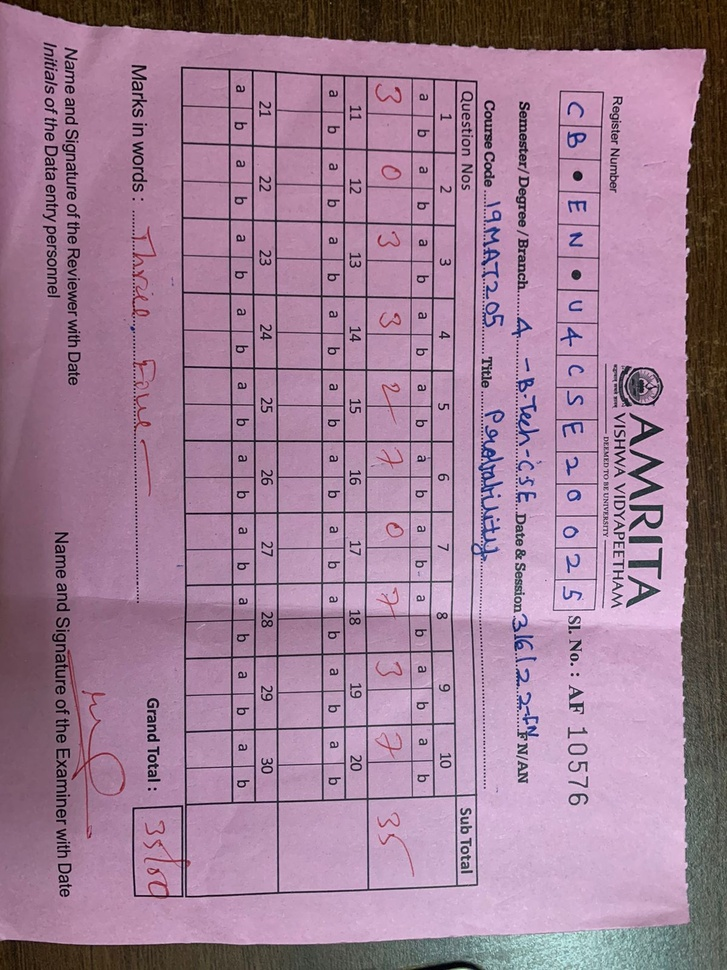
#> input picture Image1.jpg, 727 x 970 px, shrunk from 1200 x 1600 before the run, found by its file name
$ python 'Erosion and dialation.py'
#> lines starting #> are read from the running program, lines starting #| are printed output that depends on the picture; after the words box and inside, x2 and y2 are one past the last pixel; in counts of white or black regions, pixels touching at a corner belong together
import cv2
import numpy as np

image1 = cv2.imread('D:\DHARUN\STUDY\SEM 5\Digital Image Processing\Project\Image1.jpg')
#> image1 is the input picture: shape (970, 727, 3); mean B, G, R 149.7, 126, 160.1

img=cv2.cvtColor(image1, cv2.COLOR_BGR2GRAY)
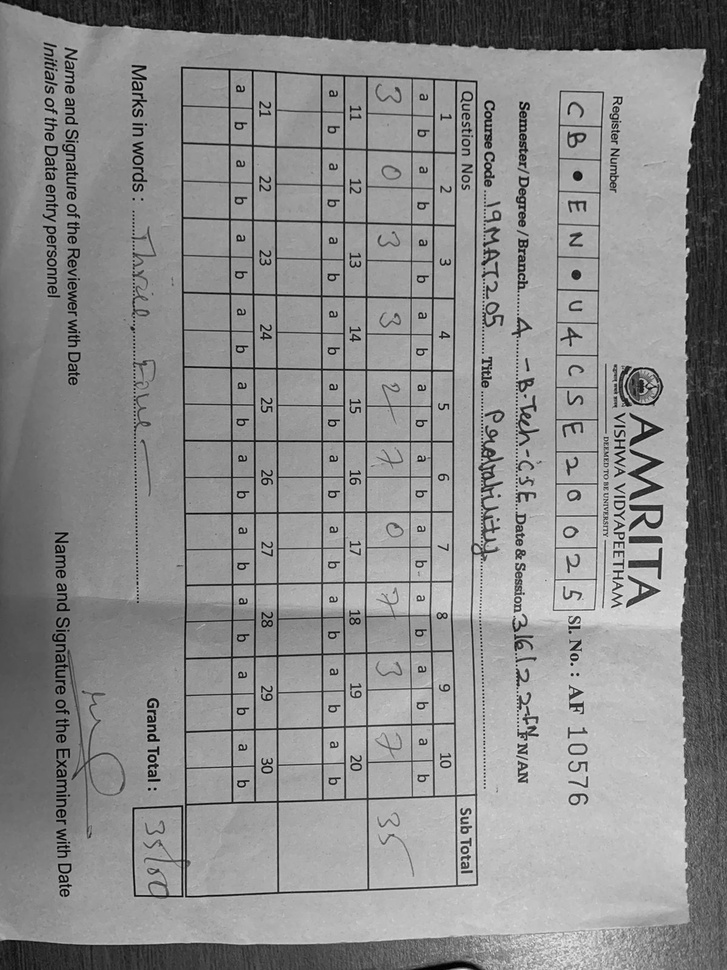
#> img: shape (970, 727); min 0, max 239, mean 138.9
ath1 = cv2.adaptiveThreshold(img,255,cv2.ADAPTIVE_THRESH_MEAN_C,cv2.THRESH_BINARY,11,3)
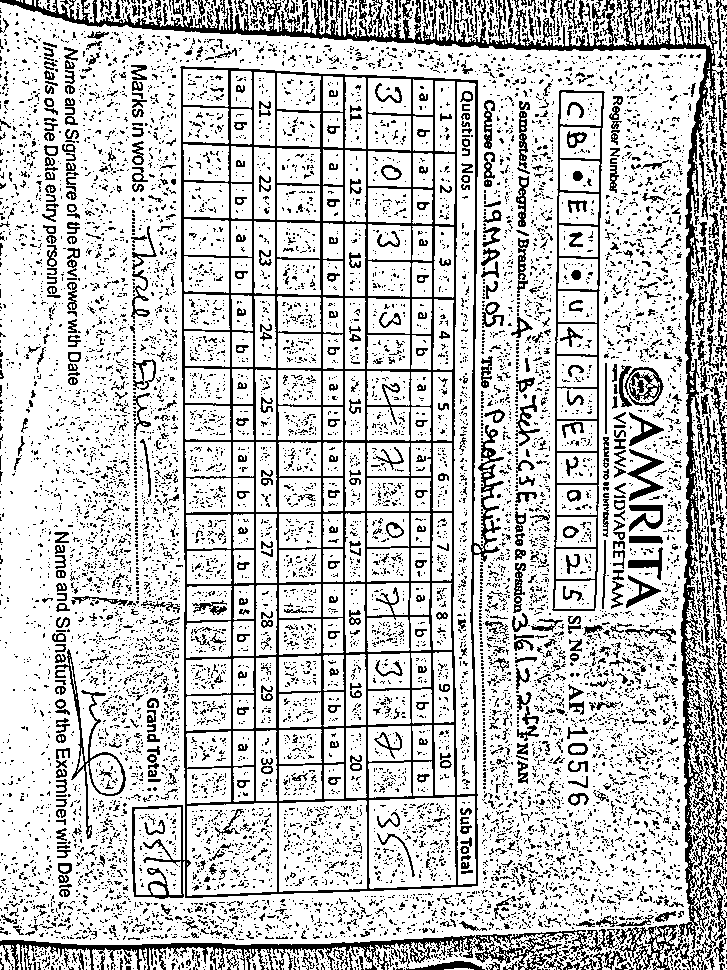
#> ath1: shape (970, 727); 77.5% white; black in thin lines or dots
img_erosion = cv2.erode(ath1, (1,1), iterations=1)
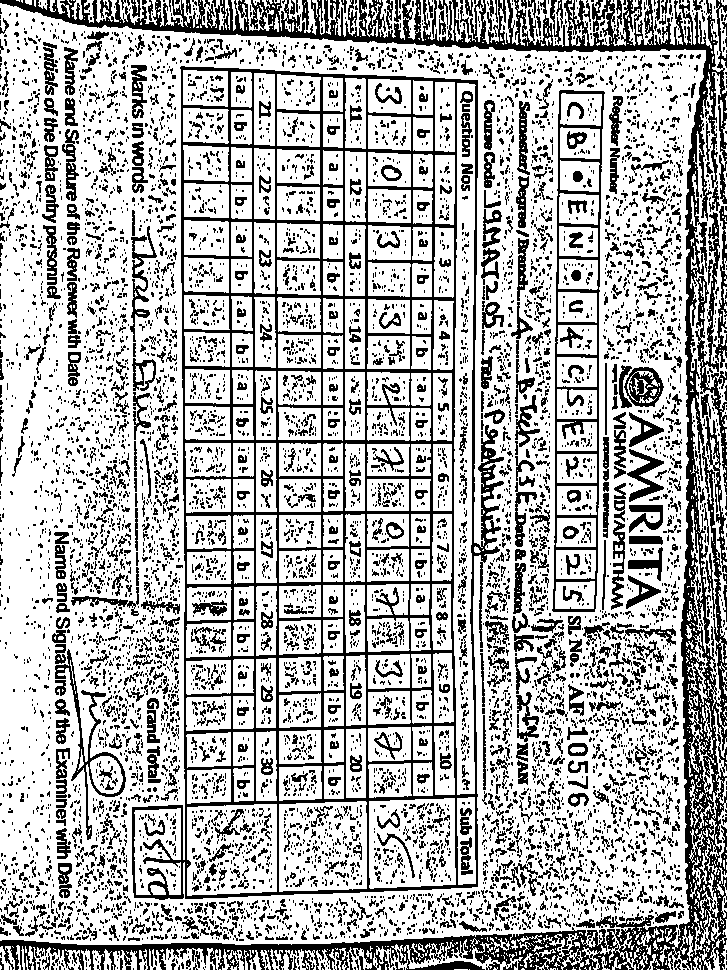
#> img_erosion: shape (970, 727); 70% white; 7929 black regions (6598 under 20 px), largest, box (x1, y1, x2, y2) and area: (0, 0, 727, 970) 42853, (132, 66, 504, 900) 39172, (552, 90, 605, 612) 4484
noise = cv2.fastNlMeansDenoising(img_erosion, None, 20, 7, 21)
img_dilation = cv2.dilate(img_erosion,(1,1), iterations=1)
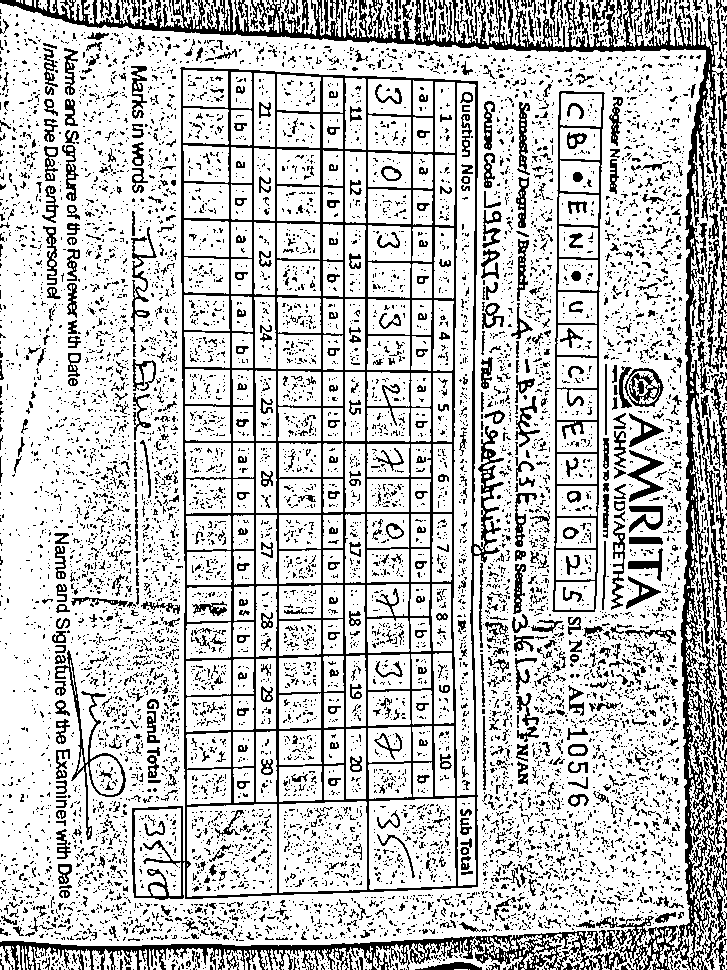
#> img_dilation: shape (970, 727); 76.7% white; black in thin lines or dots
kernel = np.ones((5, 5), np.uint8)
gradient = cv2.morphologyEx(img, cv2.MORPH_GRADIENT, kernel)
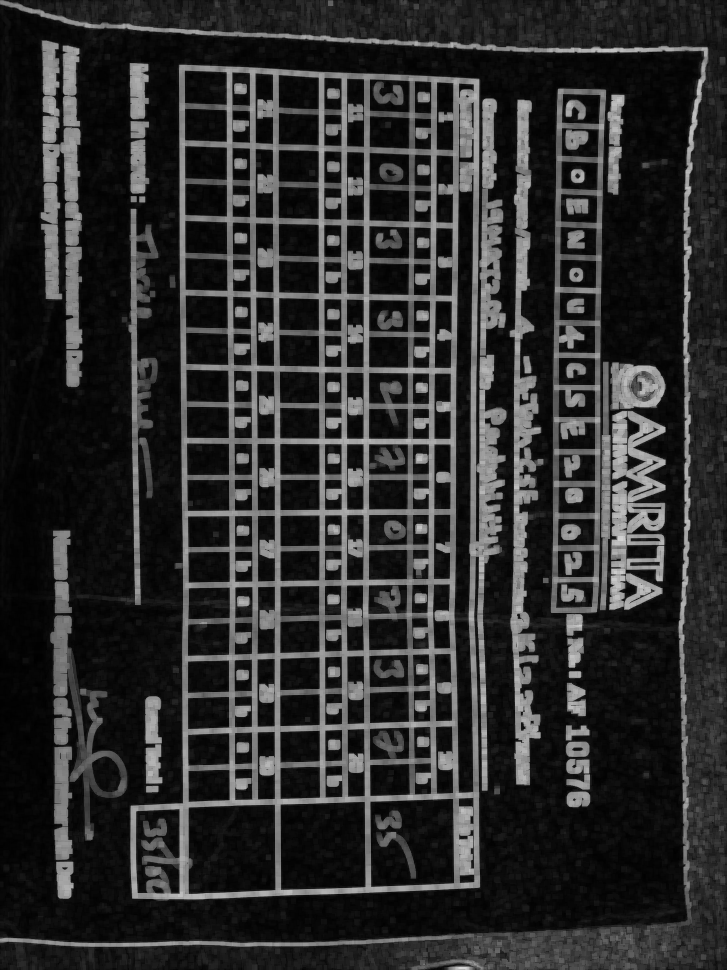
#> gradient: shape (970, 727); min 0, max 216, mean 45.6
cv2.imshow('adaptive threshing ', ath1)
cv2.imshow('Erosion', img_erosion)
cv2.imshow('dilation',img_dilation)
cv2.imshow('De noise',noise)
cv2.imshow('Morphological',gradient)

if cv2.waitKey(0) & 0xff == 27:
#> (key Esc is pressed here)
    cv2.destroyAllWindows()
